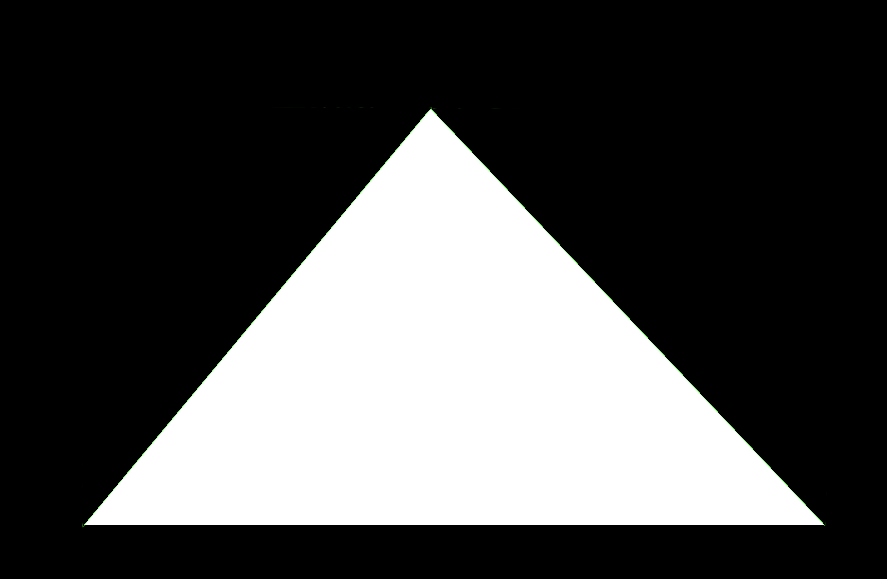
#> input picture SmallTriangle.png, 887 x 579 px
$ python imageTest.py
#> lines starting #> are read from the running program, lines starting #| are printed output that depends on the picture; after the words box and inside, x2 and y2 are one past the last pixel; in counts of white or black regions, pixels touching at a corner belong together
### scramble.py
import numpy as np
from math import pi

''' Scramble takes a grayscale image and shifts x, y in Cartesian space by +/- pix
img: grayscale image
pix: number of pixels to scramble the edges by
thr: threshold for edges
'''
def scramble(img, pix=5, thr=200):
    # Max size of the image
    rowMax, colMax = img.shape

    rows, cols = np.where(img >= thr)

    rows =  limit(np.add(rows, np.round((np.random.rand(np.size(rows)) * 2 * pix) - pix)), rowMax).astype(int)
    cols =  limit(np.add(cols, np.round((np.random.rand(np.size(cols)) * 2 * pix) - pix)), colMax).astype(int)

    return rows, cols

''' Scramble2 takes a grayscale image and shifts x, y in Eucledian space by radius = pix
img: grayscale image
pix: number of pixels to scramble the edges by
thr: threshold for edges
'''
# [12 lines left out: function scramble2, not called in this run]

def limit(val, maxVal, minVal=0):
    return np.minimum(maxVal, np.maximum(minVal, val))

### imageTest.py
import cv2
import numpy

from scramble import *

# START:
# Read image in color
img = cv2.imread("SmallTriangle.png")
#> img is the input picture: shape (579, 887, 3); mean B, G, R 76.5, 76.7, 76.5

# Convert to Gray
imgGray = cv2.cvtColor(img, cv2.COLOR_BGR2GRAY)

# FOR TESTING USE:
# Create a blank image
r,c = np.shape(imgGray)
#> r = 579; c = 887
blank = numpy.ones([r,c])*255

# [Optional] Convert to Binary
imgBW = cv2.threshold(imgGray, 250, 255, cv2.THRESH_BINARY)[1]
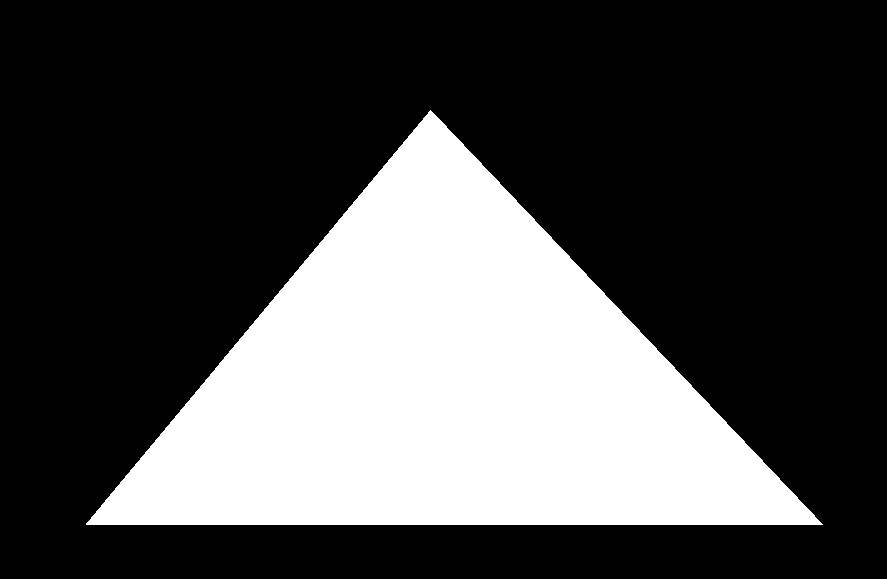
#> imgBW: shape (579, 887); 29.9% white; 1 white region, box (x1, y1, x2, y2) and area: (86, 110, 823, 525) 153317

# Edge detection
edgeImage = cv2.Canny(imgBW, 200, 255)
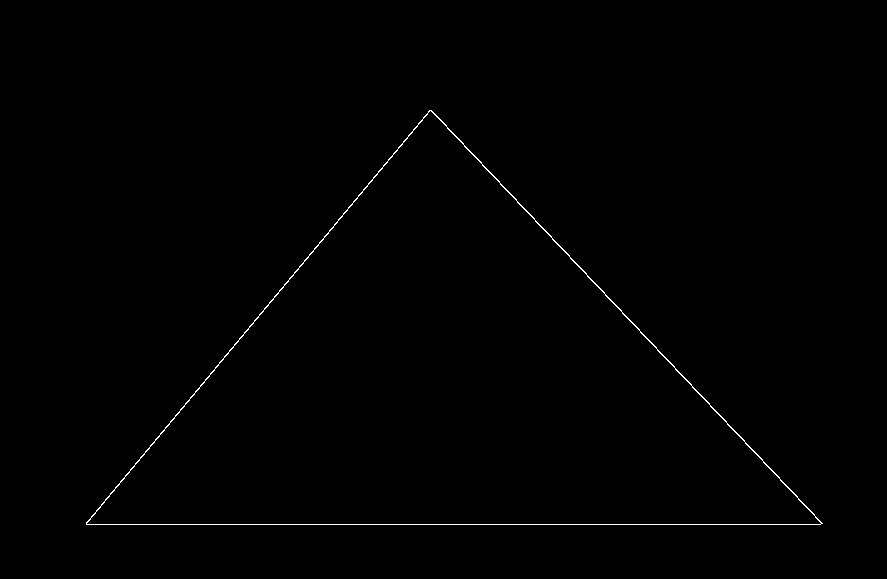
#> edgeImage: shape (579, 887); 0.43% white in thin lines or dots, all inside (x1, y1, x2, y2) = (86, 110, 823, 525)

# FUNCTION CALL
# Send the binary edgeImage to scramble
# pix is number of pixels to randomly move the edge by
# thr is threshold to adjust minimum 'whiteness' of pixels if grayscale is used. [optional]
rows, cols = scramble(edgeImage, pix=15, thr=200)
#> in scramble, `rows, cols = np.where(img >= thr)`: rows = 2207 values from 110 to 524; cols = 2207 values, max 822 at index 1471, min 86 at index 1465, mean 453.5
#> in scramble, `rows =  limit(np.add(rows, np.round((np.random.rand(np.size(rows)) * 2..`: rows = 2207 values, max 539 at index 1551, min 100 at index 16, mean 385.7
#> in scramble, `cols =  limit(np.add(cols, np.round((np.random.rand(np.size(cols)) * 2..`: cols = 2207 values, max 834 at index 1464, min 73 at index 1473, mean 453.3

## ALTERNATE: USE SCRAMBLE2
# rows, cols = scramble2(edgeImage, pix=15, thr=200)

# Copy the original RGB Image
# Set all channels to 255 at the Scrambled locations
scramImg = img.copy()
scramImg[rows, cols, :] = 255
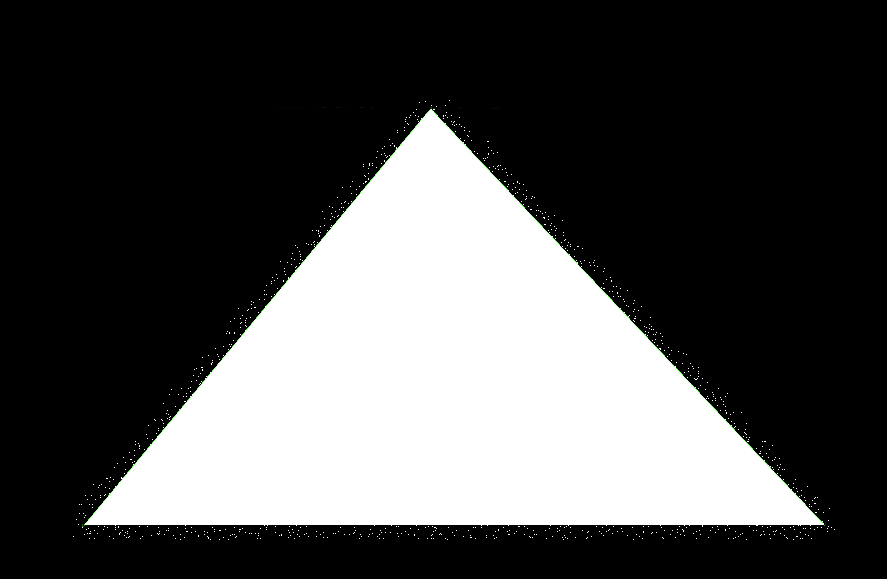
#> scramImg: shape (579, 887, 3); 0.22% of pixels changed, all inside (x1, y1, x2, y2) = (73, 100, 835, 540)

# FOR TESTING USE
blank[rows, cols] = 0

# SHOW Unedited Edge
cv2.imshow('Edge', cv2.bitwise_not(edgeImage))

# SHOW Scrambled Edge
cv2.imshow('Scrambled', blank)
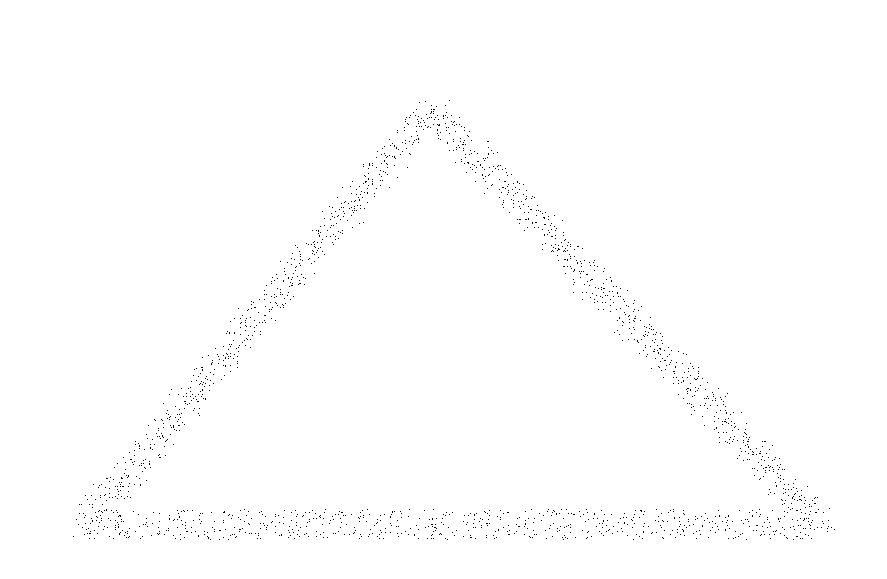
#> window 'Scrambled': shape (579, 887); 99.6% white; black in thin lines or dots, all inside (x1, y1, x2, y2) = (73, 100, 835, 540)

cv2.waitKey(0)
cv2.destroyAllWindows()

$ run again, with Rect.png copied over SmallTriangle.png
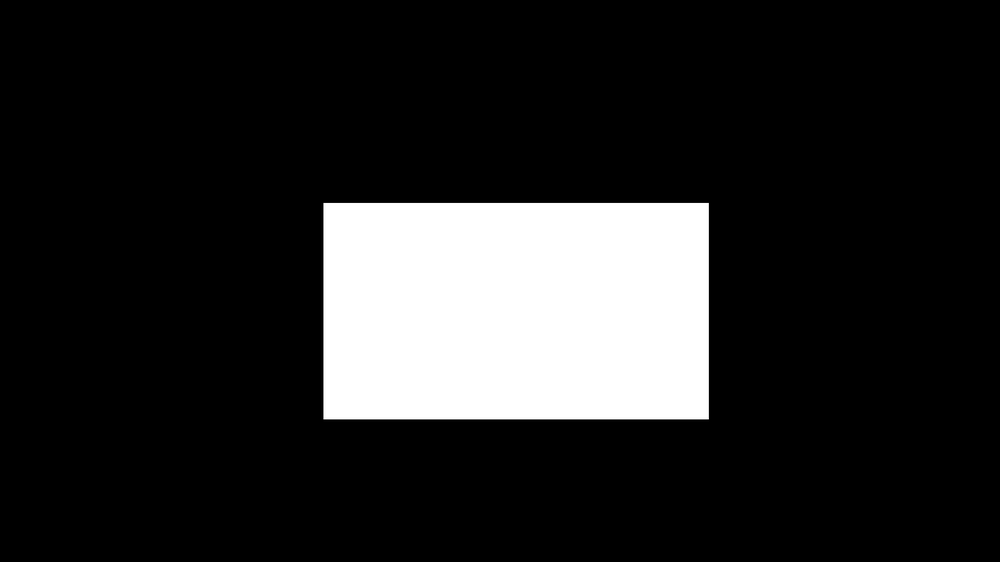
#> input picture Rect.png, 1000 x 562 px, shrunk from 1920 x 1080 before the run
#> img is the input picture: shape (562, 1000, 3); min 0, max 255, mean 37.9
#> imgBW: shape (562, 1000); 14.6% white; 2 white regions, box (x1, y1, x2, y2) and area: (324, 204, 708, 417) 81580, (324, 418, 708, 419) 384
#> `edgeImage = cv2.Canny(imgBW, 200, 255)`:
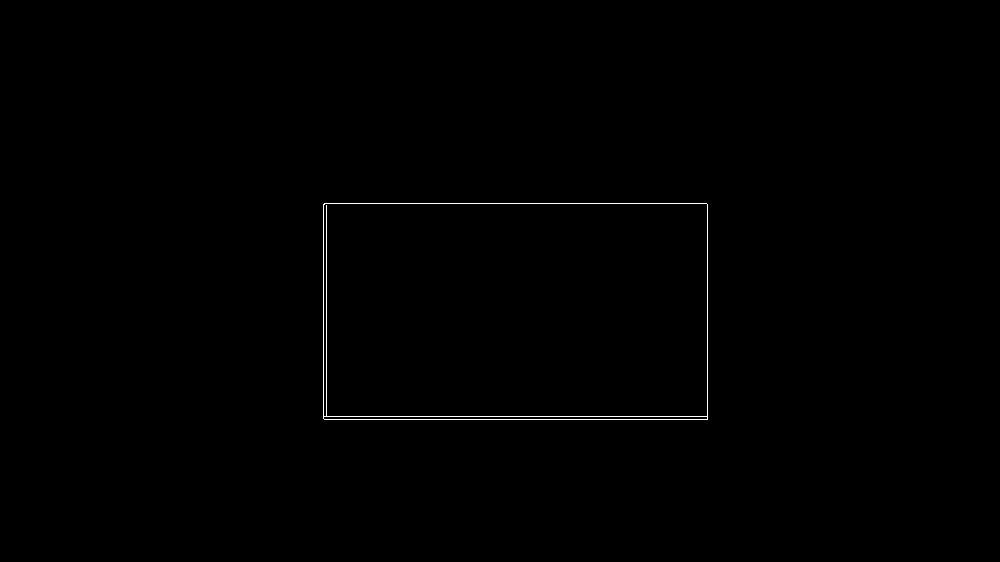
#> edgeImage: shape (562, 1000); 0.32% white in thin lines or dots, all inside (x1, y1, x2, y2) = (323, 203, 708, 420)
#> in scramble, `rows, cols = np.where(img >= thr)`: rows = 1792 values from 203 to 419; cols = 1792 values, max 707 at index 385, min 323 at index 383, mean 492.7
#> in scramble, `rows =  limit(np.add(rows, np.round((np.random.rand(np.size(rows)) * 2..`: rows = 1792 values, max 434 at index 1427, min 188 at index 99, mean 333.4
#> in scramble, `cols =  limit(np.add(cols, np.round((np.random.rand(np.size(cols)) * 2..`: cols = 1792 values, max 722 at index 574, min 308 at index 557, mean 492.9
#> scramImg: shape (562, 1000, 3); 0.17% of pixels changed, all inside (x1, y1, x2, y2) = (308, 188, 723, 435)
#> `cv2.imshow('Scrambled', blank)`:
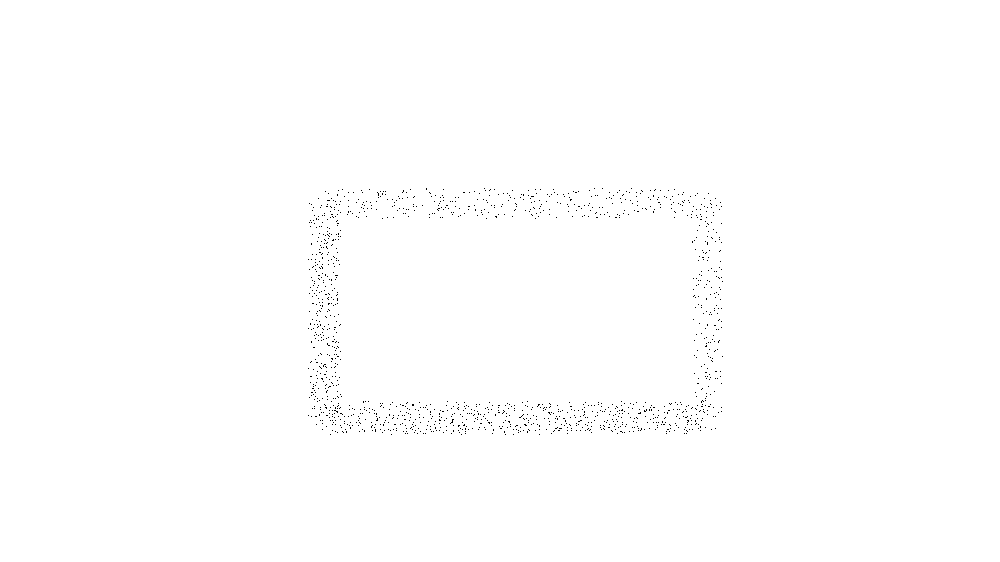
#> window 'Scrambled': shape (562, 1000); 99.7% white; black in thin lines or dots, all inside (x1, y1, x2, y2) = (308, 188, 723, 435)

$ run again, with Triangle.png copied over SmallTriangle.png
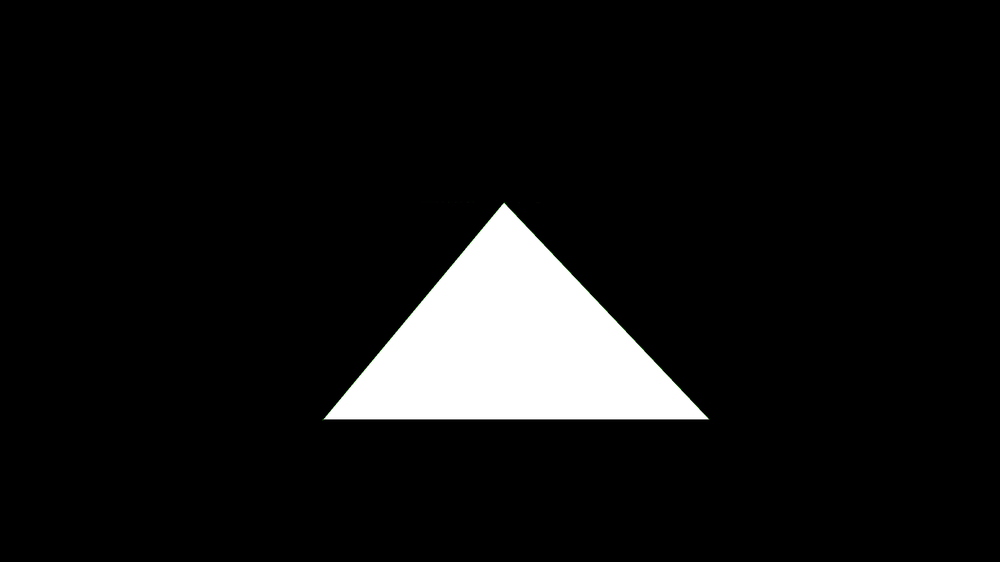
#> input picture Triangle.png, 1000 x 562 px, shrunk from 1920 x 1080 before the run
#> img is the input picture: shape (562, 1000, 3); mean B, G, R 18.9, 19, 18.9
#> `imgBW = cv2.threshold(imgGray, 250, 255, cv2.THRESH_BINARY)[1]`:
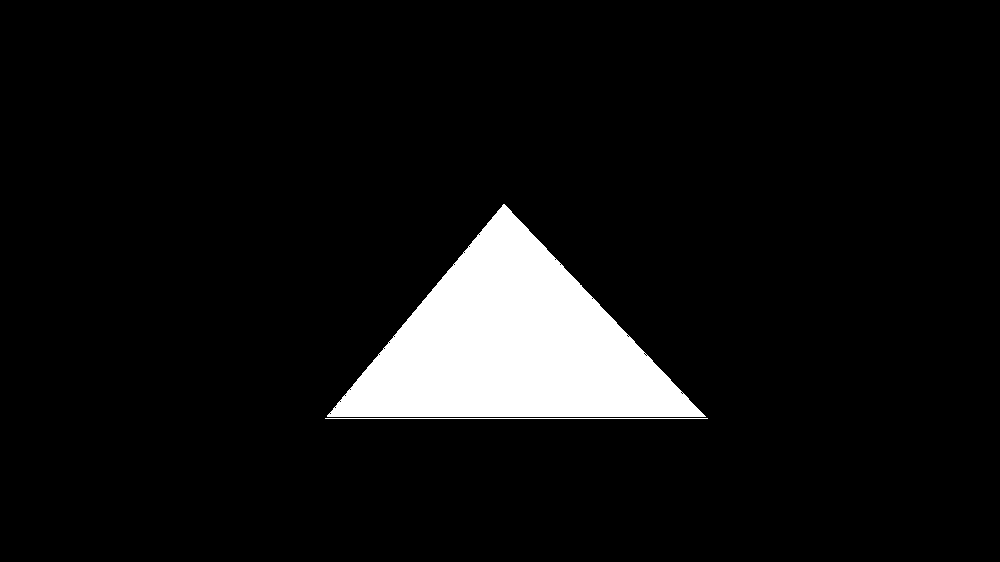
#> imgBW: shape (562, 1000); 7.3% white; 2 white regions, box (x1, y1, x2, y2) and area: (327, 204, 706, 417) 40498, (325, 418, 708, 419) 383
#> edgeImage: shape (562, 1000); 0.27% white in thin lines or dots, all inside (x1, y1, x2, y2) = (324, 204, 708, 420)
#> in scramble, `rows, cols = np.where(img >= thr)`: rows = 1506 values from 204 to 419; cols = 1506 values, max 707 at index 1120, min 324 at index 1121, mean 516.9
#> in scramble, `rows =  limit(np.add(rows, np.round((np.random.rand(np.size(rows)) * 2..`: rows = 1506 values, max 434 at index 1125, min 194 at index 16, mean 364.1
#> in scramble, `cols =  limit(np.add(cols, np.round((np.random.rand(np.size(cols)) * 2..`: cols = 1506 values, max 718 at index 1119, min 314 at index 1125, mean 517.1
#> scramImg: shape (562, 1000, 3); 0.14% of pixels changed, all inside (x1, y1, x2, y2) = (314, 194, 719, 435)
#> `cv2.imshow('Scrambled', blank)`:
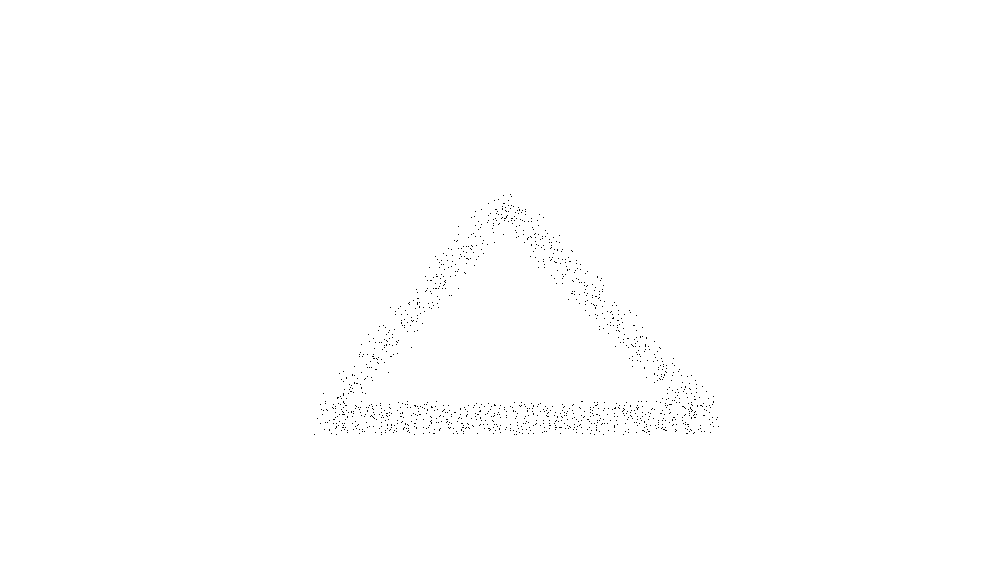
#> window 'Scrambled': shape (562, 1000); 99.7% white; black in thin lines or dots, all inside (x1, y1, x2, y2) = (314, 194, 719, 435)
